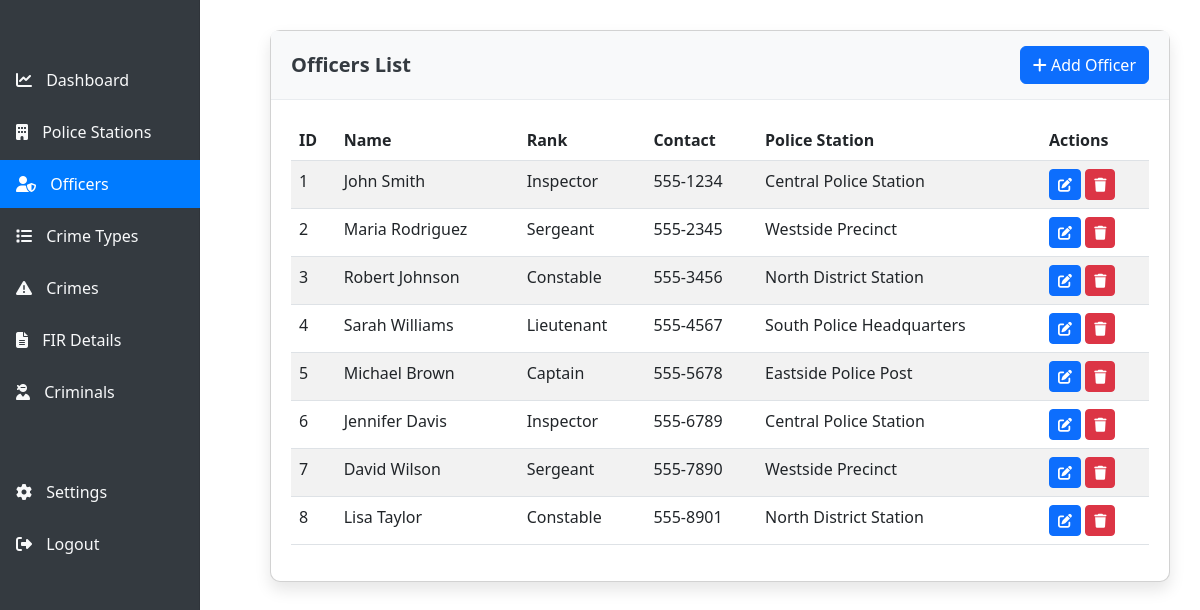
/officers/ (signed in), run on an earlier commit of the app's database.
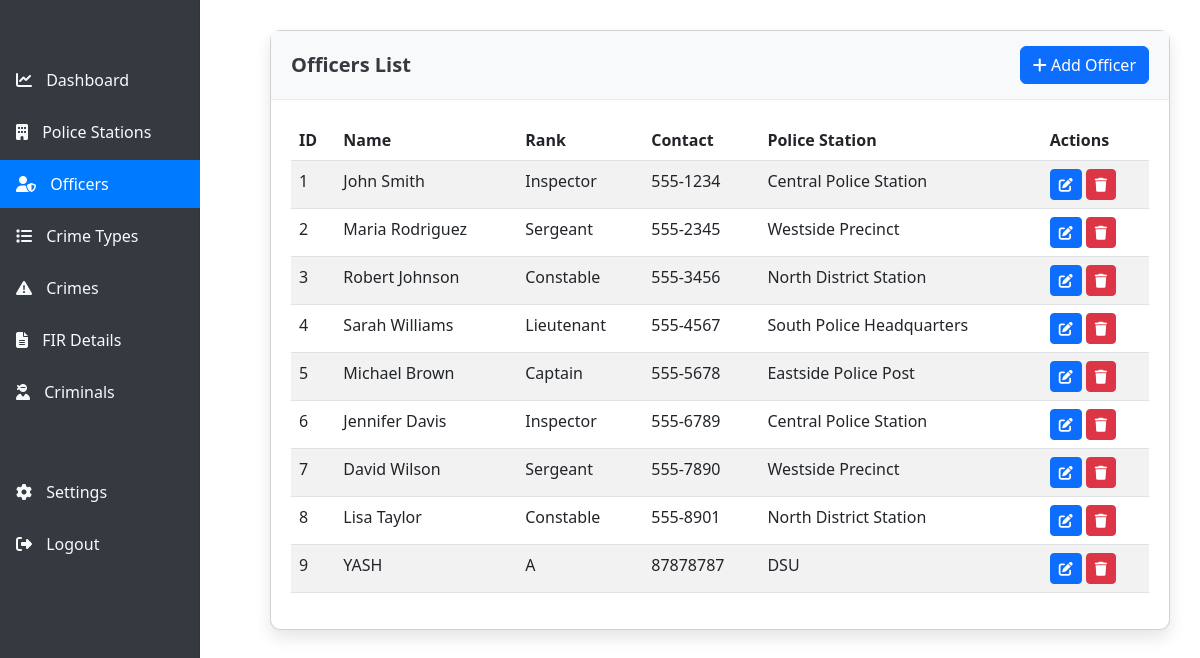
And on a later commit of the database.
### crime_management/models.py (models this page shows, shortened)
class Officer(models.Model):
    officer_id = models.AutoField(primary_key=True)
    name = models.CharField(max_length=100)
    off_rank = models.CharField(max_length=50, null=True, blank=True)
    contact = models.CharField(max_length=20, null=True, blank=True)
    station = models.ForeignKey(PoliceStation, on_delete=models.CASCADE)

class PoliceStation(models.Model):
    station_id = models.AutoField(primary_key=True)
    name = models.CharField(max_length=100)
    contact_person = models.CharField(max_length=100, null=True, blank=True)
    status = models.CharField(max_length=50, null=True, blank=True)
    area_id = models.CharField(max_length=50, null=True, blank=True)
    address = models.CharField(max_length=255, null=True, blank=True)

### crime_management/views.py (the view)
# urls.py: path('officers/', views.officers, name='officers'),
@login_required
def officers(request):
    all_officers = Officer.objects.all()
    return render(request, 'officers.html', {'officers': all_officers})

### crime_management/templates/officers.html (shortened to what this page needs)
{% extends 'base.html' %}
{% block content %}
<div class="card">
    <div class="card-header d-flex justify-content-between align-items-center">
        <h5>Officers List</h5>
        <a href="{% url 'add_officer' %}" class="btn btn-primary">
            <i class="fas fa-plus"></i> Add Officer
        </a>
    </div>
    <div class="card-body">
        <div class="table-responsive">
            <table class="table table-striped data-table">
                <thead>
                    <tr>
                        <th>ID</th>
                        <th>Name</th>
                        <th>Rank</th>
                        <th>Contact</th>
                        <th>Police Station</th>
                        <th>Actions</th>
                    </tr>
                </thead>
                <tbody>
                    {% for officer in officers %}
                    <tr>
                        <td>{{ officer.officer_id }}</td>
                        <td>{{ officer.name }}</td>
                        <td>{{ officer.off_rank|default:"-" }}</td>
                        <td>{{ officer.contact|default:"-" }}</td>
                        <td>{{ officer.station.name }}</td>
                        <td>
                            <div class="action-buttons">
                                <a href="{% url 'edit_officer' officer.officer_id %}" class="btn btn-sm btn-primary" data-bs-toggle="tooltip" title="Edit">
                                    <i class="fas fa-edit"></i>
                                </a>
                                <a href="{% url 'delete_officer' officer.officer_id %}" class="btn btn-sm btn-danger delete-btn" data-bs-toggle="tooltip" title="Delete">
                                    <i class="fas fa-trash"></i>
                                </a>
                            </div>
                        </td>
                    </tr>
                    {% empty %}
                    <tr>
                        <td colspan="6" class="text-center">No officers found</td>
                    </tr>
                    {% endfor %}
                </tbody>
            </table>
        </div>
    </div>
</div>
{% endblock %}

What changed in the data, as far as the page shows it:
added Officer: officer_id "9", name "YASH", off_rank "A", contact "87878787", station.name "DSU"
